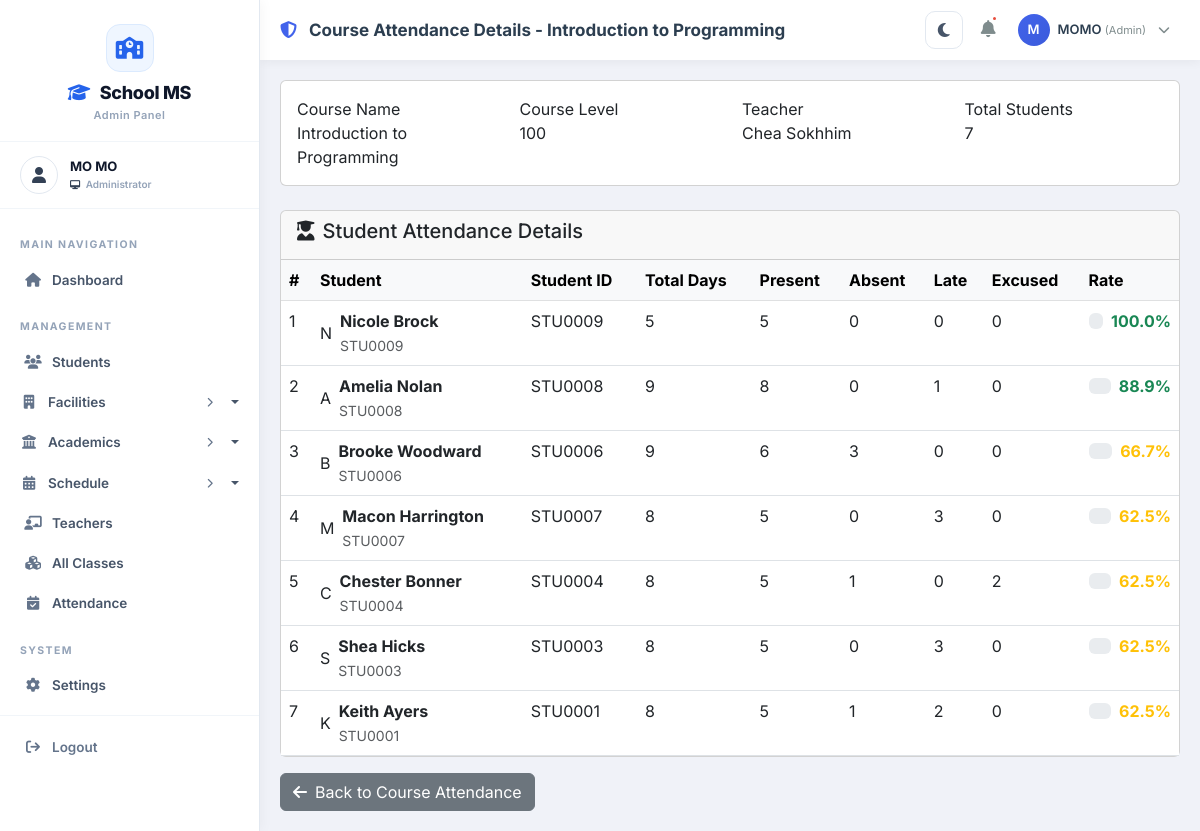
The page /attendance/admin/course/4/ (signed in) on the database as committed earlier.
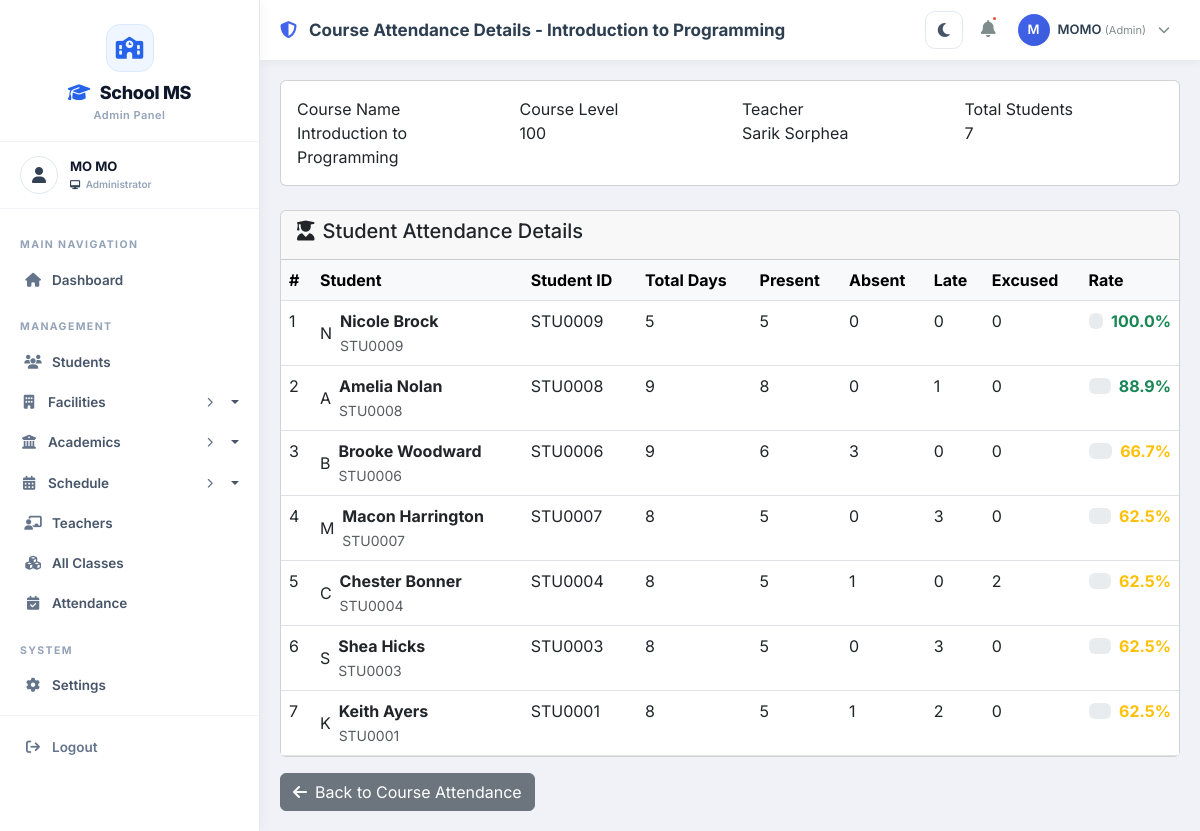
The same page on the database as committed later.
### courses/models.py (models this page shows, shortened)
class Course(models.Model):
    LEVEL_CHOICES = [
        ('100', 'Year 1'),
        ('200', 'Year 2'),
        ('300', 'Year 3'),
        ('400', 'Year 4'),
        ('500', 'Year 5'),
    ]
    course_id = models.CharField(max_length=20, unique=True, editable=False)
    code = models.CharField(max_length=20, unique=True)
    name = models.CharField(max_length=200)
    description = models.TextField()
    credits = models.IntegerField()
    level = models.CharField(max_length=10, choices=LEVEL_CHOICES, default='100')
    duration = models.CharField(max_length=50, default='12 weeks')
    fee = models.DecimalField(max_digits=10, decimal_places=2, default=0.00)
    major = models.ForeignKey(
        Major,
        on_delete=models.SET_NULL,
        null=True,
        blank=True,
        related_name='courses'
    )
    teacher = models.ForeignKey(
        Teacher,
        on_delete=models.SET_NULL,
        null=True,
        blank=True,
        related_name='courses'
    )
    prerequisites = models.ManyToManyField('self', symmetrical=False, blank=True)
    time_slots = models.ManyToManyField(
        'classes.TimeSlot',
        blank=True,
        related_name='course_time_slots'
    )
    is_active = models.BooleanField(default=True)
    created_at = models.DateTimeField(auto_now_add=True)
    updated_at = models.DateTimeField(auto_now=True)
    class Meta:
        ordering = ['code']

### teachers/models.py (models this page shows, shortened)
class Teacher(models.Model):
    GENDER_CHOICES = [
        ('M', 'Male'),
        ('F', 'Female'),
        ('O', 'Other')
    ]
    POSITION_CHOICES = [
        ('dean', '👑 Dean'),
        ('associate_dean', 'Associate Dean'),
        ('department_head', 'Department Head'),
        ('professor', 'Professor'),
        ('associate_professor', 'Associate Professor'),
        ('assistant_professor', 'Assistant Professor'),
        ('lecturer', 'Lecturer'),
        ('instructor', 'Instructor'),
        ('teaching_assistant', 'Teaching Assistant'),
    ]
    user = models.OneToOneField(User, on_delete=models.CASCADE, related_name='teacher_profile', null=True, blank=True)
    teacher_id = models.CharField(max_length=20, unique=True)
    first_name = models.CharField(max_length=100)
    last_name = models.CharField(max_length=100)
    date_of_birth = models.DateField()
    gender = models.CharField(max_length=10, choices=GENDER_CHOICES)
    phone = models.CharField(max_length=15)
    email = models.EmailField()
    address = models.TextField(blank=True, null=True)
    profile_picture = models.ImageField(upload_to='teachers/', blank=True, null=True)
    qualification = models.CharField(max_length=200, blank=True, null=True)
    specialization = models.CharField(max_length=200, blank=True, null=True)
    years_of_experience = models.IntegerField(default=0)
    position = models.CharField(
        max_length=50,
        choices=POSITION_CHOICES,
        default='lecturer',
        help_text="Current position/rank of the teacher"
    )
    hired_date = models.DateField(null=True, blank=True)
    is_active = models.BooleanField(default=True)
    created_at = models.DateTimeField(auto_now_add=True)
    updated_at = models.DateTimeField(auto_now=True)
    def get_full_name(self):
        return f"{self.first_name} {self.last_name}"
    class Meta:
        ordering = ['first_name', 'last_name']

### attendance/views.py (the view)
# urls.py: path('admin/course/<int:course_id>/', views.admin_course_attendance_detail, name='admin_course_attendance_detail'),
@login_required
@admin_required
def admin_course_attendance_detail(request, course_id):
    course = get_object_or_404(Course, id=course_id)
    course_year = course.level[0] if course.level and len(course.level) > 0 else None
    if course_year:
        students = Student.objects.filter(
            Q(courses=course) | Q(classes_enrolled__courses=course),
            year=course_year,
            is_active=True
        ).distinct()
    else:
        students = Student.objects.filter(
            Q(courses=course) | Q(classes_enrolled__courses=course),
            is_active=True
        ).distinct()
    student_data = []
    for student in students:
        attendances = Attendance.objects.filter(student=student, course=course)
        total = attendances.count()
        present = attendances.filter(status='present').count()
        absent = attendances.filter(status='absent').count()
        late = attendances.filter(status='late').count()
        excused = attendances.filter(status='excused').count()
        rate = attendance_rate_percent(present, total)
        student_data.append({
            'student': student,
            'total': total,
            'present': present,
            'absent': absent,
            'late': late,
            'excused': excused,
            'rate': rate
        })
    context = {
        'course': course,
        'student_data': student_data,
        'total_students': students.count(),
    }
    return render(request, 'Backend/admin/attendance/course_attendance_detail.html', context)

### attendance/utils.py (called while the page is built)
def attendance_rate_percent(numerator, denominator, precision=1):
    try:
        numerator = float(numerator)
        denominator = float(denominator)
    except (TypeError, ValueError):
        return 0
    if denominator <= 0:
        return 0
    rate = round((max(numerator, 0) / denominator) * 100, precision)
    return min(rate, 100)

### classes/context_processors.py (called while the page is built)
def sidebar_counts(request):
    return {
        'total_buildings': Building.objects.filter(is_active=True).count(),
        'total_floors': Floor.objects.filter(is_active=True).count(),
        'total_rooms': Room.objects.filter(is_active=True).count(),
        'total_terms': Term.objects.filter(is_active=True).count(),
        'total_timeslots': TimeSlot.objects.filter(is_active=True).count(),
    }

### students/models.py (called while the page is built)
    def get_full_name(self):
        return f"{self.first_name} {self.last_name}"

### templates/Backend/admin/attendance/course_attendance_detail.html (shortened to what the changed rows need)
{% extends 'Backend/layouts/admin_layout.html' %}
{% load static %}
{% block page_title %}Course Attendance Details - {{ course.name }}{% endblock %}
{% block content %}
<div class="row">
    <div class="col-md-12">
        <div class="card mb-4">
            <div class="card-body">
                <div class="row">
                    <div class="col-md-3">
                        <div class="info-item">
                            <div class="info-label">Course Name</div>
                            <div class="info-value">{{ course.name }}</div>
                        </div>
                    </div>
                    <div class="col-md-3">
                        <div class="info-item">
                            <div class="info-label">Course Level</div>
                            <div class="info-value">{{ course.level|default:"N/A" }}</div>
                        </div>
                    </div>
                    <div class="col-md-3">
                        <div class="info-item">
                            <div class="info-label">Teacher</div>
                            <div class="info-value">{{ course.teacher.get_full_name|default:"N/A" }}</div>
                        </div>
                    </div>
                </div>
            </div>
        </div>
        <div class="card">
            <div class="card-body p-0">
                <div class="table-responsive">
                    <table class="table table-hover mb-0">
                        <thead class="table-light">
                            <tr>
                                <th>#</th>
                                <th>Student</th>
                                <th>Student ID</th>
                                <th>Total Days</th>
                                <th>Present</th>
                                <th>Absent</th>
                                <th>Late</th>
                                <th>Excused</th>
                                <th>Rate</th>
                            </tr>
                        </thead>
                    </table>
                </div>
            </div>
        </div>
    </div>
</div>
{% endblock %}

Rows that differ between the two databases and show on the page:
changed Course "Introduction to Programming": teacher.get_full_name "Chea Sokhhim" → "Sarik Sorphea"
